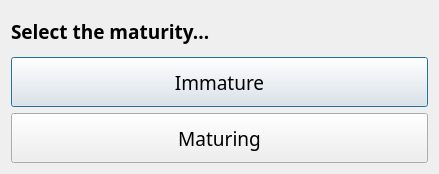
<?xml version="1.0" encoding="UTF-8"?>
<ui version="4.0">
 <class>matselDlgABL</class>
 <widget class="QDialog" name="matselDlgABL">
  <property name="geometry">
   <rect>
    <x>0</x>
    <y>0</y>
    <width>439</width>
    <height>174</height>
   </rect>
  </property>
  <property name="windowTitle">
   <string>Maturity Selection</string>
  </property>
  <layout class="QVBoxLayout" name="verticalLayout_2">
   <item>
    <layout class="QVBoxLayout" name="verticalLayout">
     <item>
      <widget class="QLabel" name="label">
       <property name="font">
        <font>
         <family>Arial Black</family>
         <pointsize>14</pointsize>
         <weight>75</weight>
         <bold>true</bold>
        </font>
       </property>
       <property name="text">
        <string>Select the maturity...</string>
       </property>
      </widget>
     </item>
     <item>
      <widget class="QPushButton" name="immatureBtn">
       <property name="minimumSize">
        <size>
         <width>165</width>
         <height>50</height>
        </size>
       </property>
       <property name="font">
        <font>
         <family>Arial Black</family>
         <pointsize>14</pointsize>
        </font>
       </property>
       <property name="text">
        <string>Immature</string>
       </property>
      </widget>
     </item>
     <item>
      <widget class="QPushButton" name="maturingBtn">
       <property name="minimumSize">
        <size>
         <width>165</width>
         <height>50</height>
        </size>
       </property>
       <property name="font">
        <font>
         <family>Arial Black</family>
         <pointsize>14</pointsize>
        </font>
       </property>
       <property name="text">
        <string>Maturing</string>
       </property>
      </widget>
     </item>
    </layout>
   </item>
  </layout>
 </widget>
 <resources/>
 <connections/>
</ui>
